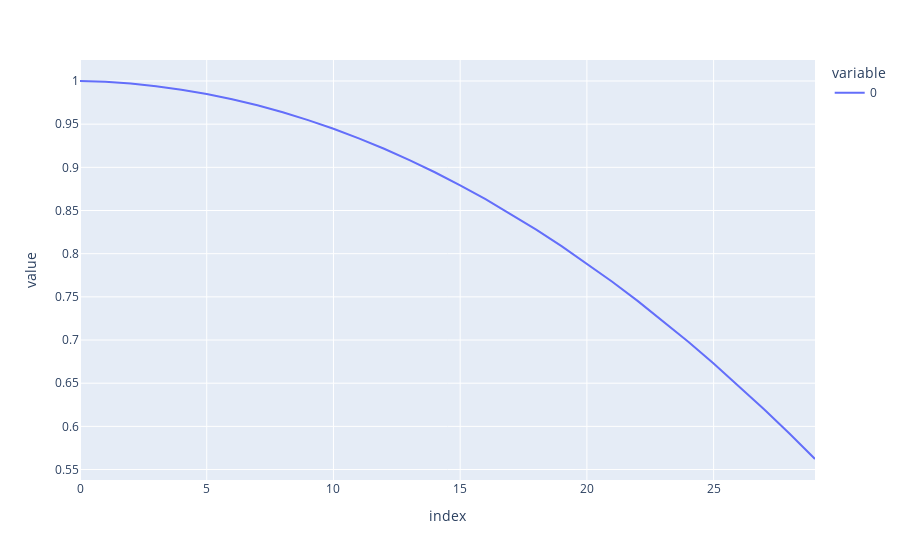

Source (notebook cell):
### Code cell
#Exercise 6-4
A = np.random.randint(0,10,100).reshape(10,10)
S=A
gn = []
# print(A)
n1 = np.linalg.norm(A)
for lp in range(30):
    S = S + (lp/n1 * np.eye(len(A)))
    n2 = np.linalg.norm(S-A)
    gn.append(((n1-n2)/n1))


pt.line(gn)

### Figure 1 — Plotly figure (JSON) as saved in the notebook; plotly's stock layout.template omitted (floating-point values rounded to 4 significant figures)
{"data": [{"hovertemplate": "variable=0<br>index=%{x}<br>value=%{y}<extra></extra>", "legendgroup": "0", "line": {"color": "#636efa", "dash": "solid"}, "marker": {"symbol": "circle"}, "mode": "lines", "name": "0", "orientation": "v", "showlegend": true, "type": "scatter", "x": [0, 1, 2, 3, 4, 5, 6, 7, 8, 9, 10, 11, 12, 13, 14, 15, 16, 17, 18, 19, 20, 21, 22, 23, 24, 25, 26, 27, 28, 29], "xaxis": "x", "y": [1, 0.999, 0.997, 0.994, 0.9899, 0.9849, 0.9789, 0.9718, 0.9638, 0.9547, 0.9446, 0.9336, 0.9215, 0.9084, 0.8943, 0.8792, 0.8631, 0.846, 0.8279, 0.8088, 0.7886, 0.7675, 0.7454, 0.7222, 0.6981, 0.6729, 0.6467, 0.6196, 0.5914, 0.5622], "yaxis": "y"}], "layout": {"legend": {"title": {"text": "variable"}, "tracegroupgap": 0}, "margin": {"t": 60}, "xaxis": {"anchor": "y", "domain": [0, 1], "title": {"text": "index"}}, "yaxis": {"anchor": "x", "domain": [0, 1], "title": {"text": "value"}}}}
